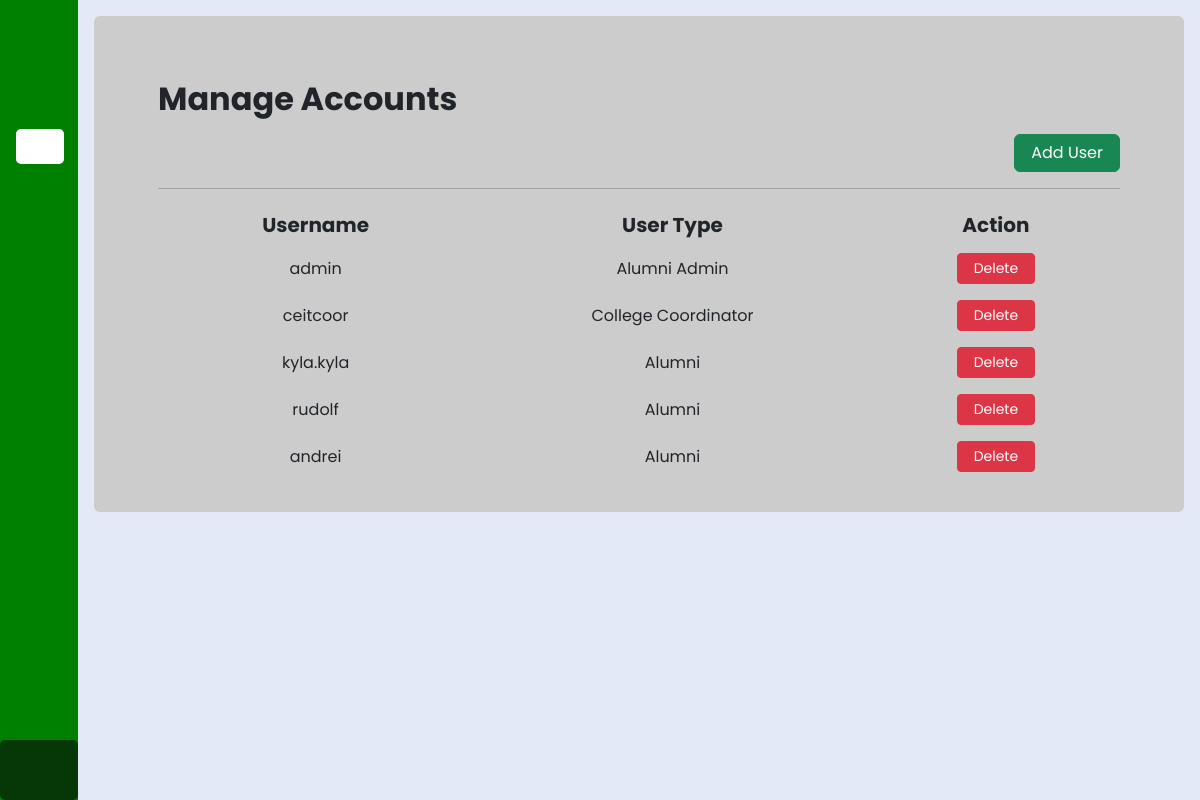
Screenshot of /superadmin/accounts.php (signed in) with the database file from the repository.
### tables this page shows
CREATE TABLE `users` (
  `user_id` int(11) NOT NULL,
  `username` varchar(50) NOT NULL,
  `email` varchar(100) DEFAULT NULL,
  `passwordx` varchar(100) NOT NULL,
  `role_` enum('alumni','alumni_admin','college_coordinator','super_admin') NOT NULL DEFAULT 'alumni',
  `college` varchar(10) DEFAULT NULL,
  `token` varchar(255) DEFAULT NULL,
  `token_expiry` datetime DEFAULT NULL
);

### superadmin/accounts.php (the view, shortened to what this page needs)
<?php
    require_once '../connectDB.php';
    $itemsPerPage = 10;
    $request = "SELECT * FROM users WHERE role_ != 'super_admin'";
    $current_page = isset($_GET['page']) ? $_GET['page'] : 1;
    $start_item = ($current_page - 1) * $itemsPerPage;
    $request .= " LIMIT $start_item, $itemsPerPage";
    $result = $conn->query($request);
?>
<!DOCTYPE html>
<html lang="en">
<head>
    <link rel="stylesheet" href="../bootstrap/bs.css">
    <link rel="stylesheet" href="../assets/sidebar.css">
    <link href="https://cdn.jsdelivr.net/gh/hung1001/font-awesome-pro@4cac1a6/css/all.css" rel="stylesheet" />
</head>
<body>
    <main class="d-flex">
        <?php
            include "components/sidebar.php";
        ?>
        <div class="home-section">
            <div class="col m-auto">
                <div class="card m-3" style="background: #ccc; border: none;">
                    <div class="card-body overflow-auto" style="max-height: 90vh;">
                        <div class="mt-5 mx-5">
                            <h2 class="fw-bolder mb-3">
                                Manage Accounts
                            </h2>
                            <div class="text-end">
                                <button type="button" class="btn btn-success px-3" data-bs-toggle="modal"
                                    data-bs-target="#addUserModal">Add User</button>
                            </div>
                            <hr>
                        </div>
                        <div class="row mx-5">
                            <div class="table-responsive">
                                <table class="table" id="user-lists">
                                    <thead>
                                        <?php
                                        if ($result && $result->num_rows > 0) { ?>
                                        <tr class="h5 text-center">
                                            <th>Username</th>
                                            <th>User Type</th>
                                            <th>Action</th>
                                        </tr>
                                    </thead>
                                    <tbody>
                                        <?php
                                            while ($row = $result->fetch_assoc()) {
                                                $id = $row['user_id'];
                                                $role = $row['role_'];
                                                if ($role === 'alumni') {
                                                    $role = 'Alumni';
                                                } else if ($role === 'alumni_admin') {
                                                    $role = 'Alumni Admin';
                                                } else if ($role === 'college_coordinator') {
                                                    $role = 'College Coordinator';
                                                }
                                                $username = $row['username'];
                                            ?>
                                        <tr class="text-center align-middle">
                                            <td class=""><?php echo $username; ?></td>
                                            <td class=""><?php echo $role; ?></td>
                                            <td class="d-flex justify-content-center">
                                                <div class="w-50">
                                                    <a href="actions/deluser-act.php?user_id=<?php echo $id; ?>"
                                                        class="btn btn-danger btn-sm px-3 w-auto"
                                                        onclick="return confirmDelete();">Delete</a>
                                                </div>
                                            </td>
                                        </tr>
                                        <?php
                                            }
                                        } else {
                                            echo '<div class="col-12 text-center mt-3">There is no user.</div>';
                                        }
                                        ?>
                                    </tbody>
                                </table>
                            </div>
                        </div>
                    </div>
                </div>
            </div>
        </div>
    </main>
</body>
</html>

### assets/sidebar.css (style rules this page uses)
:root { --color-default: #008000; --color-second: #053806; --color-white: #fff; --color-body: #e4e9f7; --color-light: #ffc200; }
* { padding: 0%; margin: 0%; box-sizing: border-box; font-family: "Poppins", sans-serif; }
body { min-height: 100vh; }
.home-section { position: relative; background-color: var(--color-body); min-height: 100vh; top: 0; left: 78px; width: calc(100% - 78px); transition: all 0.5s ease; z-index: 2; }

### superadmin/accounts.php (style rules this page uses)
table th, table td { background: none !important; border: none !important; }

### rows the page displays
users: username "admin", role_ "Alumni Admin"
users: username "ceitcoor", role_ "College Coordinator"
users: username "kyla.kyla", role_ "Alumni"
users: username "rudolf", role_ "Alumni"
users: username "andrei", role_ "Alumni"
